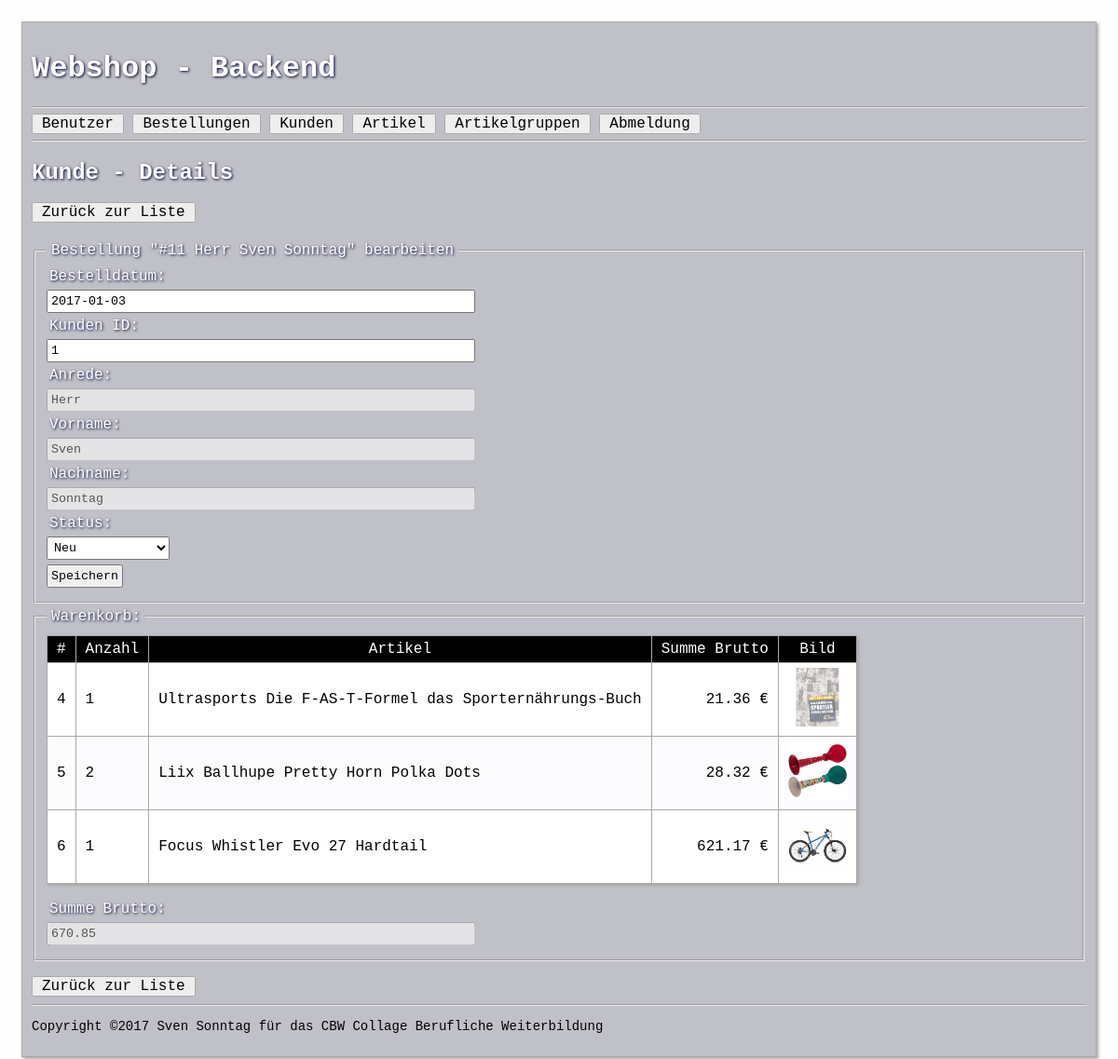
/admin/index.php?module=order&action=edit&id=11 (signed in), run on the app's committed database.
### tables this page shows
CREATE TABLE IF NOT EXISTS `orders` (
`id` int(6) NOT NULL,
  `customer_id` int(6) DEFAULT NULL,
  `status` varchar(64) DEFAULT NULL,
  `order_date` date DEFAULT NULL
);

CREATE TABLE IF NOT EXISTS `customers` (
`id` int(6) NOT NULL,
  `salutation` varchar(32) DEFAULT NULL,
  `firstname` varchar(128) DEFAULT NULL,
  `lastname` varchar(128) DEFAULT NULL,
  `email` varchar(128) NOT NULL,
  `password` varchar(256) DEFAULT NULL,
  `address` varchar(128) DEFAULT NULL,
  `zipcode` varchar(12) DEFAULT NULL,
  `city` varchar(64) DEFAULT NULL,
  `phone` varchar(64) DEFAULT NULL
);

CREATE TABLE IF NOT EXISTS `positions` (
  `order_id` int(6) DEFAULT NULL,
  `amount` int(6) DEFAULT NULL,
  `article_id` int(6) DEFAULT NULL,
  `article_price_net` decimal(6,2) DEFAULT NULL,
  `article_tax` int(6) DEFAULT NULL,
`id` int(6) NOT NULL
);

CREATE TABLE IF NOT EXISTS `articles` (
`id` int(6) NOT NULL,
  `articlegroup_id` int(6) DEFAULT NULL,
  `name` varchar(128) DEFAULT NULL,
  `description` text,
  `price_net` decimal(6,2) DEFAULT NULL,
  `tax` int(6) DEFAULT NULL,
  `image_url` varchar(128) DEFAULT NULL
);

### admin/models/Order.php (called while the page is built, shortened)
<?php
class Order {
    private $id;
    private $customerId;
    private $status;
    private $salutation;
    private $firstname;
    private $lastname;
    private $orderDate;
    private static $orderStateList = array(
        99 => '',
        self::ORDERSTATE_NEW => 'Neu',
        self::ORDERSTATE_READY => 'Versandbereit',
        self::ORDERSTATE_SHIPPED => 'Versendet',
    );
    public function __toString() {
        $fullName = "#" . $this->id . " " . $this->salutation . " " . $this->firstname . " " . $this->lastname;
        return $fullName;
    }
    public function getId() {
        return $this->id;
    }
    public function getcustomerId() {
        return $this->customerId;
    }
    public function getStatus() {
        return $this->status;
    }
    public function getSalutation() {
        return $this->salutation;
    }
    public function getFirstname() {
        return $this->firstname;
    }
    public function getLastname() {
        return $this->lastname;
    }
    public function getOrderDate() {
        return $this->orderDate;
    }
    public static function getStatusList() {
        return self::$orderStateList;
    }
    public function setId($id) {
        $this->id = $id;
    }
    public function setCustomerId($data) {
        $this->customerId = $data;
    }
    public function setStatus($data) {
        $this->status = $data;
    }
    public function setSalutation($data) {
        $this->salutation = trim($data);
    }
    public function setFirstname($data) {
        $this->firstname = trim($data);
    }
    public function setLastname($data) {
        $this->lastname = trim($data);
    }
    public function setOrderDate($data) {
        $this->orderDate = $data;
    }
    public function findById($database, $id) {
        $stmt = $database->prepare('SELECT orders.id, status, order_date, customer_id, customers.salutation, customers.firstname, customers.lastname FROM orders JOIN customers ON customer_id=customers.id WHERE orders.id=:id');
        $params = array('id' => $id);
        try {
            $stmt->execute($params);
        } catch (PDOException $error) {
            showFatalError("Database Error: " . $error->getMessage());
        }
    }
}

### inc/shopFunctions.php (called while the page is built, shortened)
<?php
function getRequestValue($name) {
    $value = isset($_REQUEST[$name]) ? $_REQUEST[$name] : null;
    return $value;
}

### admin/models/Position.php (called while the page is built, shortened)
<?php
class Position {
    public static function findByOrderId($database, $id, $sortCriteria) {
        $stmt = $database->prepare('select positions.id, amount, article_id, article_price_net, article_tax, articles.name, articles.image_url, article_price_net * amount + round((article_price_net / 100 * amount * article_tax),2) as price_gross from positions join articles on article_id=articles.id WHERE order_id=:order_id ORDER BY ' . $sortCriteria);
        $params = array(
            'order_id' => $id);
        try {
            $stmt->execute($params);
        } catch (PDOException $error) {
            showFatalError("Database Error: " . $error->getMessage());
        }
        $result = $stmt->fetchAll();
        return $result;
    }
    public static function getPriceSumGrossByOrderId($database, $id) {
        $stmt = $database->prepare('SELECT SUM(article_price_net * amount + ROUND((article_price_net / 100 * amount * article_tax),2)) AS price_sum_gross FROM positions WHERE order_id=:order_id');
        $params = array(
            'order_id' => $id);
        try {
            $stmt->execute($params);
        } catch (PDOException $error) {
            showFatalError("Database Error: " . $error->getMessage());
        }
        $result = $stmt->fetchAll();
        return $result;
    }
}

### admin/views/orderEdit.php (the view, shortened to what this page needs)
<?php
include ("_head.php");
?>
<a class="shop-button" href="index.php?module=order&action=list">Zurück zur Liste</a>
<br><br>
<form action="index.php?module=order&action=edit&id=<?php echo $order->getId(); ?>" method="POST">
    <fieldset>
        <legend>Bestellung "<?php echo $order; ?>" bearbeiten</legend>
        <label for="orderDate">Bestelldatum:</label>
        <input type="text" name="orderDate" value="<?php echo $order->getOrderDate(); ?>" required>
        <label for="customerId">Kunden ID:</label>
        <input type="text" name="customerId" value="<?php echo $order->getCustomerId(); ?>" required>
        <label for="salutation">Anrede:</label>
        <input type="text" name="salutation" value="<?php echo $order->getSalutation(); ?>" disabled>
        <label for="firstname">Vorname:</label>
        <input type="text" name="firstname" value="<?php echo $order->getFirstname(); ?>" disabled>
        <label for="lastname">Nachname:</label>
        <input type="text" name="lastname" value="<?php echo $order->getLastname(); ?>" disabled>
        <label for="status">Status:</label>
        <select name="status">
            <?php foreach (Order::getStatusList() as $key => $value) { ?>
                <option value="<?php echo $key; ?>" <?php
                if ($key == $order->getStatus()) {
                    echo "selected";
                }
                ?>><?php echo $value; ?></option>
                    <?php } ?>
        </select>
        <input type="submit" name="submit" value="Speichern">
    </fieldset>
    <fieldset>
        <legend>Warenkorb:</legend>
        <table>
            <tr>
                <th>#</th>
                <th>Anzahl</th>
                <th>Artikel</th>
                <th>Summe Brutto</th>
                <th>Bild</th>
            </tr>
            <?php foreach ($orderpositions as $article) { ?>
                <tr>
                    <td><?php echo $article["id"]; ?></td>
                    <td><?php echo $article["amount"]; ?></td>
                    <td><?php echo $article["name"]; ?></td>
                    <td class="shop-eur"><?php echo $article["price_gross"]; ?> &euro;</td>
                    <td><img class="shop-picture-small" src="../img/<?php echo $article["image_url"]; ?>" alt="Kein Bild vorhanden"></td>
                </tr>
            <?php } ?>
        </table>
        <br>
        <label for="sumTotalGross">Summe Brutto:</label>
        <input type="text" name="sumTotalGross" value="<?php echo $orderPriceTotal[0]["price_sum_gross"]; ?>" disabled>
    </fieldset>
</form>
<br>
<a class="shop-button" href="index.php?module=order&action=list">Zurück zur Liste</a>
<?php
include ("_footer.php");
?>

### css/backend_style.css (style rules this page uses)
* { font-family: "Courier New", Courier, monospace; }
html { overflow-y:scroll; }
body { background-color: #fefefe; padding-left: 15px; padding-right: 15px; padding-top: 15px; }
table { border-collapse: collapse; background-color: #fff; box-shadow: 2px 2px 3px darkgrey; }
td, th { border: 1px solid darkgrey; padding: 5px 10px; }
th { background-color: #000; color: #fff; font-weight: normal; }
tr:nth-child(odd) { background-color: #fcfcff; }
label { width: 300px; padding: 3px; color: #fff; text-shadow: 1px 1px 3px #003; }
legend { color: #fff; text-shadow: 1px 1px 3px #003; padding: 5px; }
input, textarea, select { margin-top: 5px; margin-bottom: 5px; display: block; padding: 3px; }
input[type='password'], input[type='text'], input[type='email'] { width: 450px; }
.shop-button { text-decoration: none; background-color: #eee; color: black; border: 1px solid #aaa; padding: 1px 10px; border-radius: 2px; }
.shop-picture-small { width: 63px; }
.shop-eur { text-align: right; }

### data on the page
orders: id.lastname "#11 Herr Sven Sonntag", orderDate "2017-01-03", customerId "1", salutation "Herr", firstname "Sven", lastname "Sonntag", status "Neu"
positions: id "4", amount "1", article.name "Ultrasports Die F-AS-T-Formel das Sporternährungs-Buch", price_gross "21.36", article.image_url (picture)
positions: id "5", amount "2", article.name "Liix Ballhupe Pretty Horn Polka Dots", price_gross "28.32", article.image_url (picture)
positions: id "6", amount "1", article.name "Focus Whistler Evo 27 Hardtail", price_gross "621.17", article.image_url (picture)

### other printed values
$appTitle "Kunde - Details"
